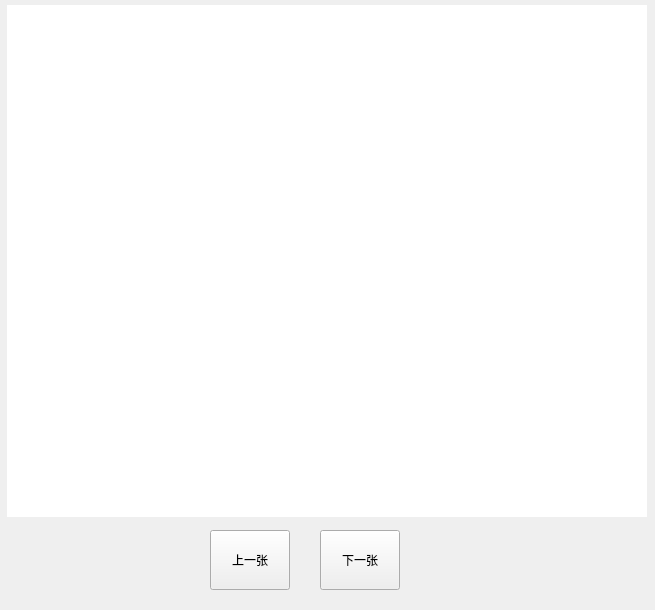
<?xml version="1.0" encoding="UTF-8"?>
<ui version="4.0">
 <class>Form</class>
 <widget class="QWidget" name="Form">
  <property name="geometry">
   <rect>
    <x>0</x>
    <y>0</y>
    <width>655</width>
    <height>610</height>
   </rect>
  </property>
  <property name="minimumSize">
   <size>
    <width>655</width>
    <height>610</height>
   </size>
  </property>
  <property name="maximumSize">
   <size>
    <width>655</width>
    <height>610</height>
   </size>
  </property>
  <property name="windowTitle">
   <string>异常图像浏览</string>
  </property>
  <property name="windowIcon">
   <iconset>
    <normaloff>logo.ico</normaloff>logo.ico</iconset>
  </property>
  <property name="layoutDirection">
   <enum>Qt::LeftToRight</enum>
  </property>
  <widget class="QLabel" name="label_2">
   <property name="geometry">
    <rect>
     <x>470</x>
     <y>480</y>
     <width>171</width>
     <height>31</height>
    </rect>
   </property>
   <property name="font">
    <font>
     <pointsize>12</pointsize>
     <weight>75</weight>
     <bold>true</bold>
    </font>
   </property>
   <property name="layoutDirection">
    <enum>Qt::LeftToRight</enum>
   </property>
   <property name="styleSheet">
    <string notr="true">color: rgb(255, 0, 255);</string>
   </property>
   <property name="text">
    <string/>
   </property>
   <property name="alignment">
    <set>Qt::AlignBottom|Qt::AlignRight|Qt::AlignTrailing</set>
   </property>
  </widget>
  <widget class="QPushButton" name="pushButton_2">
   <property name="geometry">
    <rect>
     <x>320</x>
     <y>530</y>
     <width>80</width>
     <height>60</height>
    </rect>
   </property>
   <property name="layoutDirection">
    <enum>Qt::RightToLeft</enum>
   </property>
   <property name="text">
    <string>下一张</string>
   </property>
  </widget>
  <widget class="QLabel" name="label_1">
   <property name="geometry">
    <rect>
     <x>7</x>
     <y>5</y>
     <width>640</width>
     <height>512</height>
    </rect>
   </property>
   <property name="styleSheet">
    <string notr="true">background-color: rgba(255, 255, 255, 255);</string>
   </property>
   <property name="text">
    <string/>
   </property>
  </widget>
  <widget class="QPushButton" name="pushButton_1">
   <property name="geometry">
    <rect>
     <x>210</x>
     <y>530</y>
     <width>80</width>
     <height>60</height>
    </rect>
   </property>
   <property name="text">
    <string>上一张</string>
   </property>
  </widget>
  <zorder>label_1</zorder>
  <zorder>pushButton_2</zorder>
  <zorder>pushButton_1</zorder>
  <zorder>label_2</zorder>
 </widget>
 <resources/>
 <connections/>
</ui>
